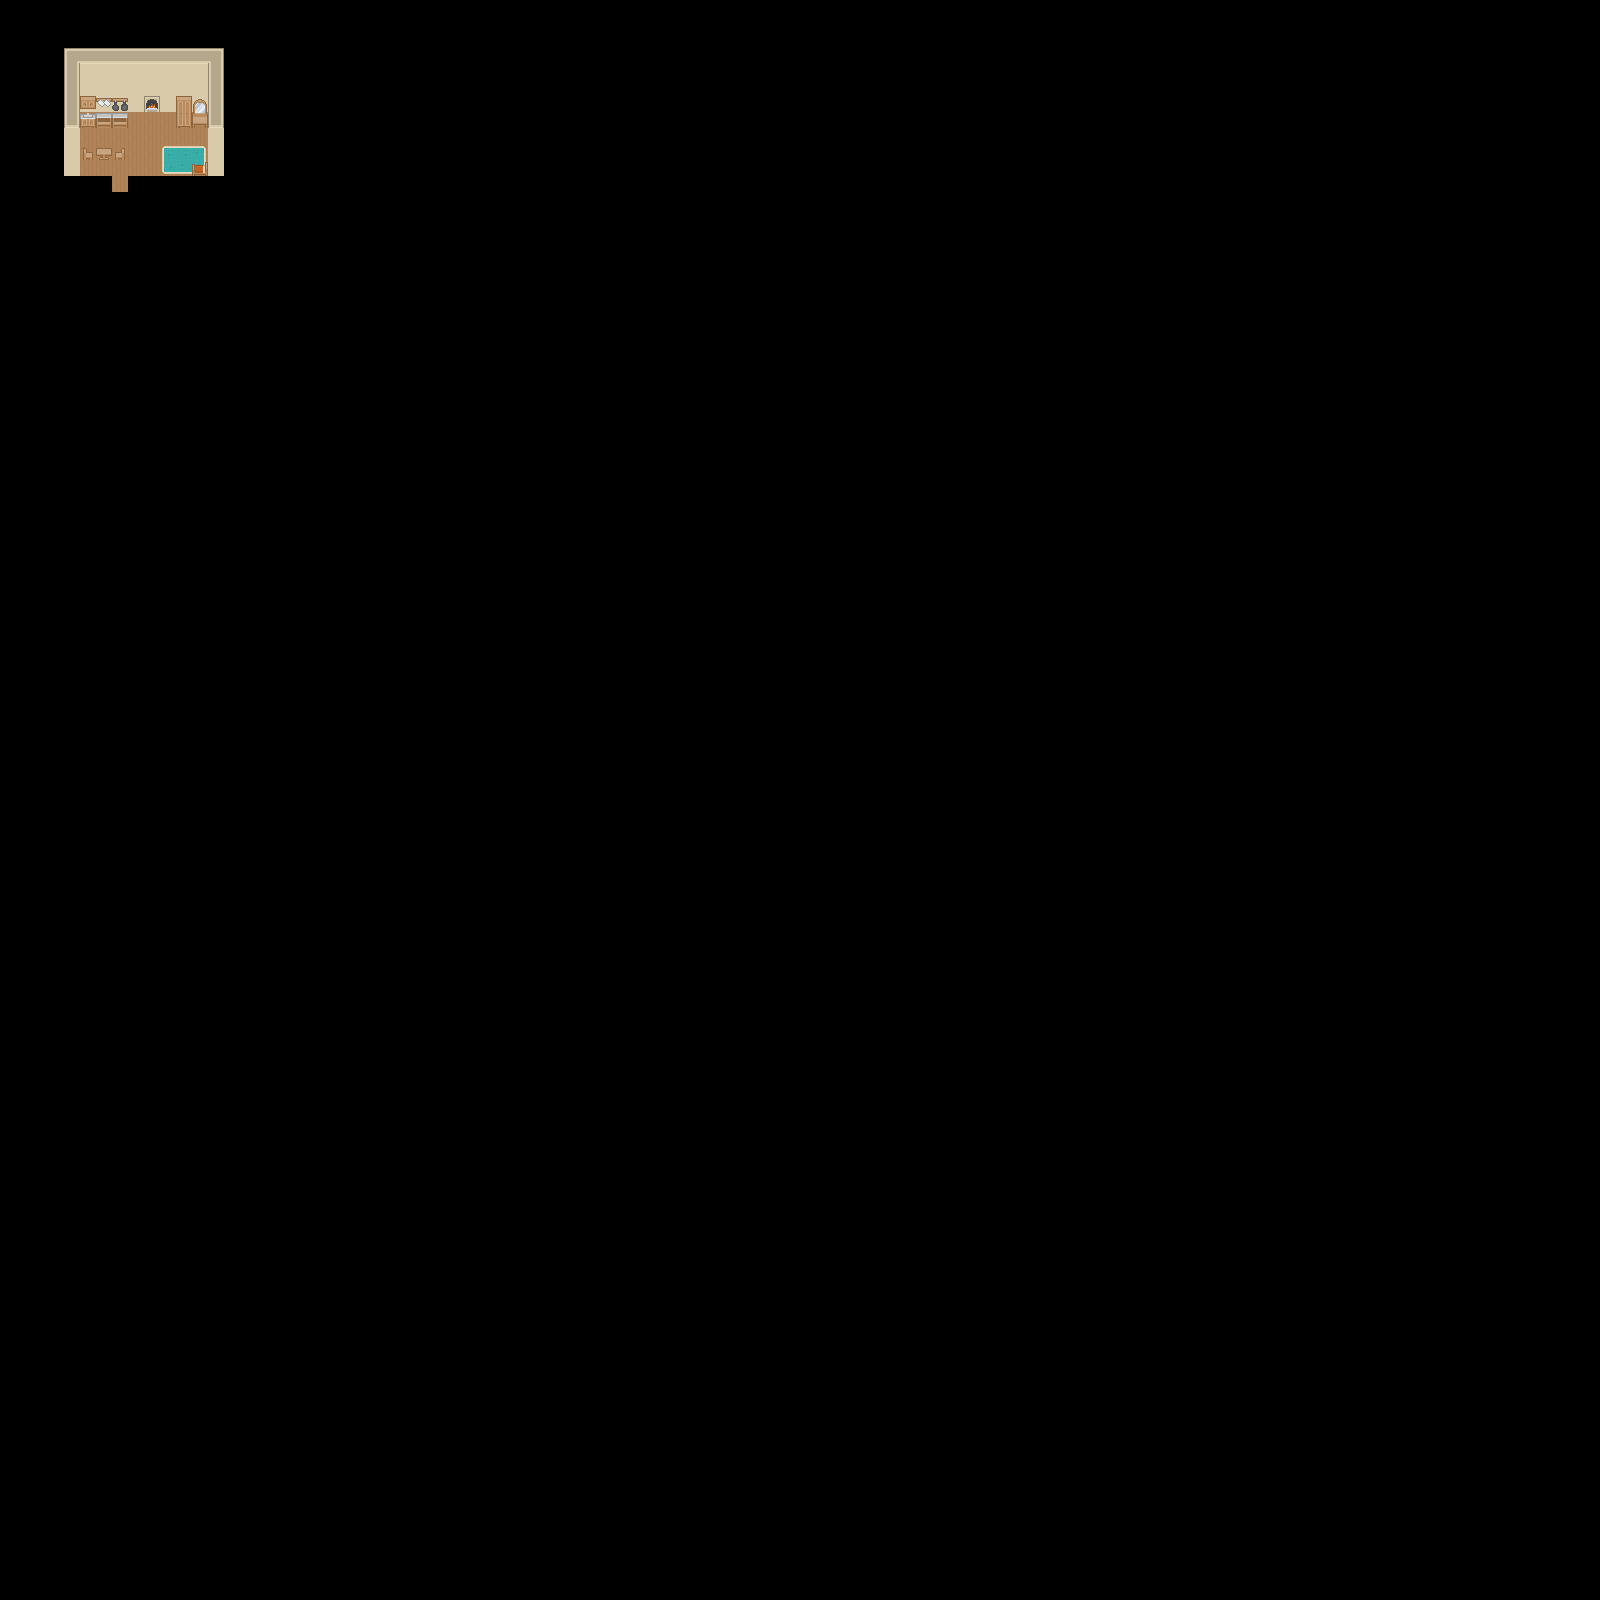

This is a level from a 2D game, rendered from its Tiled map with the project's own tilesets. A one-line summary and the map file follow, with tile-layer data summarised:
An orthogonal 100x100 tile map with 16x16 px tiles, 3 tile layers (Tile Layer 1, Rug, Objects) and 13 objects.

<map version="1.0" orientation="orthogonal" renderorder="left-down" width="100" height="100" tilewidth="16" tileheight="16" nextobjectid="263">
 <tileset firstgid="1" name="roguelikeSheet_transparent" tilewidth="16" tileheight="16" spacing="1" tilecount="1767" columns="57">
  <image source="../Art/Environment/roguelikeSheet_transparent.png" width="968" height="526" />
 </tileset>
 <layer name="Tile Layer 1" width="100" height="100">
  <data>[10000 cells, 81 non-empty, 8 distinct tile ids]</data>
 </layer>
 <layer name="Rug" width="100" height="100">
  <data>[10000 cells, 6 non-empty, 6 distinct tile ids]</data>
 </layer>
 <layer name="Objects" width="100" height="100">
  <data>[10000 cells, 15 non-empty, 14 distinct tile ids]</data>
 </layer>
 <objectgroup name="Object Layer 1" offsetx="-28.5" offsety="-30.5">
  <object id="242" x="92.1875" y="79.1875" width="160" height="63.75" />
  <object id="243" x="92.1875" y="142.938" width="15.75" height="64.25" />
  <object id="244" x="236.688" y="143.438" width="15.5" height="63.5" />
  <object id="245" x="220.688" y="193.188" width="16" height="13.75" />
  <object id="246" x="204.438" y="127.188" width="32" height="32.25" />
  <object id="247" x="107.688" y="142.938" width="48.5" height="16.25" />
  <object id="251" x="223.938" y="195.688" height="0.25" />
  <object id="252" x="220.688" y="193.188" width="16" height="14" />
  <object id="254" x="220.394" y="193.144" width="16.1739" height="14.087" />
  <object id="255" x="98.4375" y="207.063" width="41.25" height="16.125" />
  <object id="256" x="157.188" y="207.188" width="95.125" height="15.625" />
  <object id="257" x="137.688" y="223.438" width="23.875" height="15.875" />
  <object id="259" x="111.25" y="178" width="41.75" height="9.25" />
 </objectgroup>
</map>
